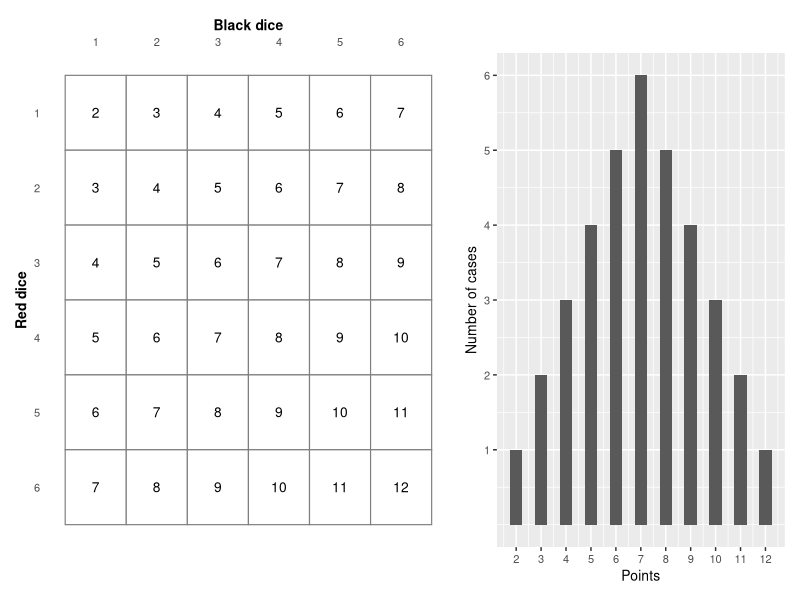
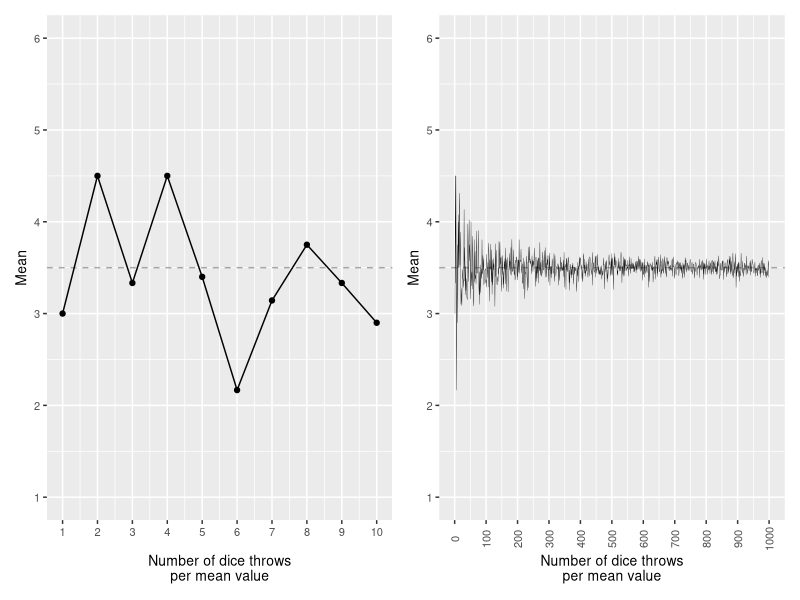
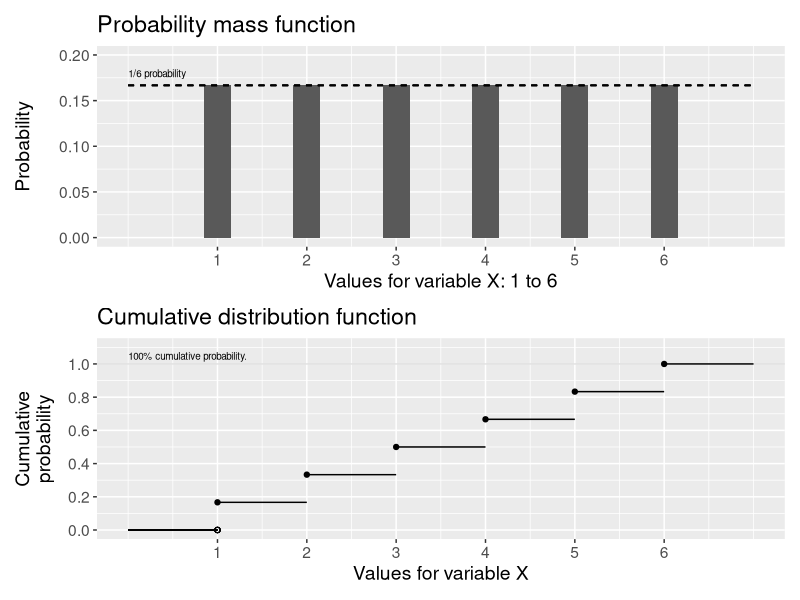
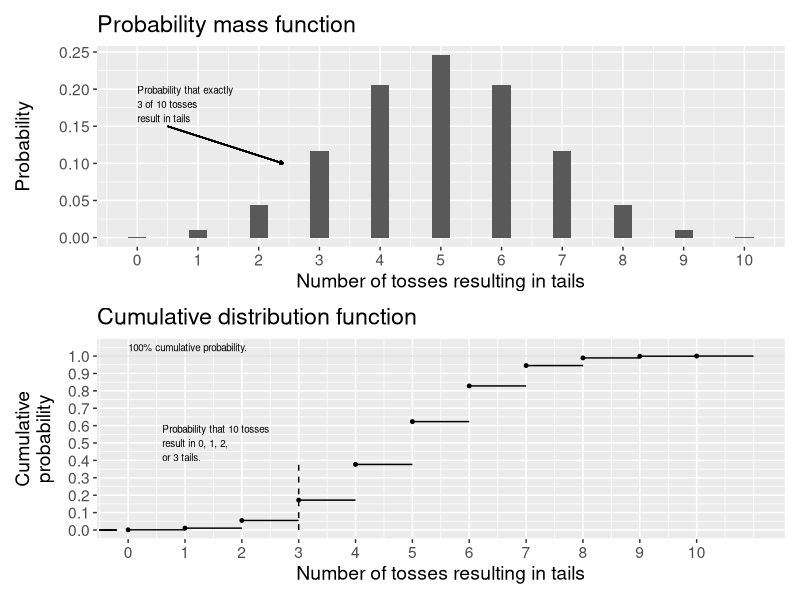
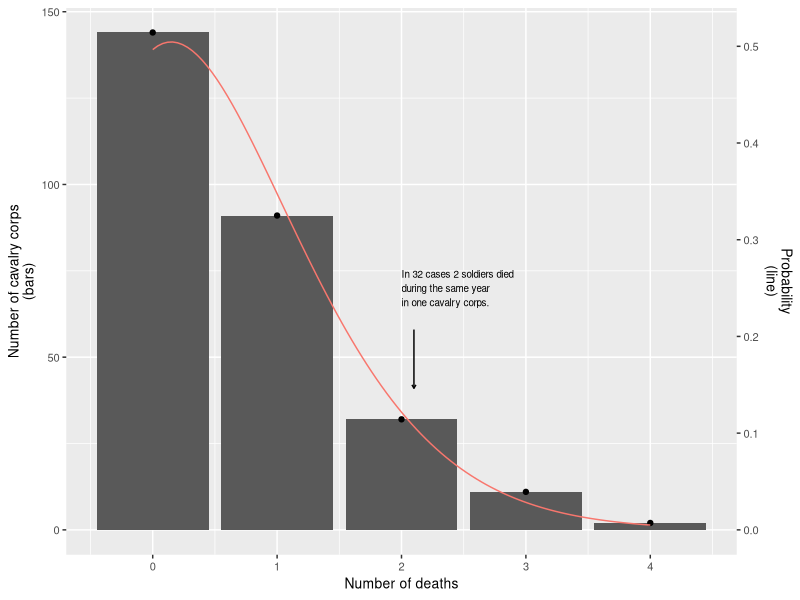

The R source for these figures, in order:
## ---- chunk 1
library(ggplot2)
library(patchwork)

# Left panel: 6x6 combinations table
dice_df <- expand.grid(Red=1:6, Black=1:6)
dice_df$Sum <- dice_df$Red + dice_df$Black

g_tbl <- ggplot(dice_df, aes(x=Black, y=Red, label=Sum)) +
  geom_tile(fill="white", colour="grey50", linewidth=0.4) +
  geom_text(size=3.5) +
  scale_x_continuous(breaks=1:6, position="top") +
  scale_y_reverse(breaks=1:6) +
  labs(x="Black dice", y="Red dice") +
  theme_minimal() +
  theme(panel.grid=element_blank(), axis.ticks=element_blank(),
        text=element_text(size=10),
        axis.title.x=element_text(face="bold"),
        axis.title.y=element_text(face="bold"))

# Right panel: bar chart (matches original g_2dices)
df_bar <- data.frame(x=2:12, y=c(1,2,3,4,5,6,5,4,3,2,1))
g_bar <- ggplot(df_bar, aes(x=x, y=y)) +
  geom_col(width=0.5) +
  scale_x_continuous(breaks=2:12) +
  scale_y_continuous(breaks=1:6) +
  labs(x="Points", y="Number of cases") +
  theme(text=element_text(size=10))

g_tbl + g_bar + plot_layout(widths=c(1.4, 1))
## ---- chunk 2
df_balls <- data.frame(
  Color    = c("Red", "Yellow", "Sum"),
  Filled   = c(40, 10, 50),
  Hollow   = c(40, 10, 50),
  Sum      = c(80, 20, 100)
)
knitr::kable(df_balls, caption="Three types of balls", booktabs=TRUE,
             col.names=c("", "Filled", "Hollow", "Sum"),
             align=c("l","c","c","c"))
## ---- chunk 3
library(ggplot2)
library(patchwork)
set.seed(123)

diceroll <- function(x) mean(sample(1:6, size=x, replace=TRUE))
rolls <- 1000
dice_df <- data.frame(r=1:rolls, sm=sapply(1:rolls, diceroll))

gh <- geom_hline(yintercept=3.5, linetype="dashed", alpha=0.33)
gl <- labs(x="Number of dice throws\nper mean value", y="Mean")

g_10dices <- ggplot(dice_df[1:10,], aes(x=r, y=sm)) +
  geom_line() + geom_point() + gh + gl +
  scale_x_continuous(breaks=1:10) +
  scale_y_continuous(breaks=1:6, limits=c(1,6)) +
  theme(text=element_text(size=10))

g_1000dices <- ggplot(dice_df, aes(x=r, y=sm)) +
  geom_line(linewidth=0.1) + gh + gl +
  scale_x_continuous(breaks=seq(0,1000,100)) +
  scale_y_continuous(breaks=1:6, limits=c(1,6)) +
  theme(text=element_text(size=10), axis.text.x=element_text(angle=90, vjust=0.5))

g_10dices + g_1000dices
## ---- chunk 4
library(ggplot2)
library(patchwork)

tb1 <- data.frame(x=1:6, pdf=1/6, cdf=cumsum(rep(1/6,6)), x1=2:7)

p_pmf <- ggplot(tb1, aes(x=x, y=pdf)) +
  geom_col(width=0.3) +
  geom_segment(x=0, xend=7, y=1/6, yend=1/6, linetype="dashed") +
  annotate("text", x=0, y=0.18, size=2.5, hjust=0, label="1/6 probability") +
  scale_x_continuous(breaks=1:6, limits=c(0,7)) +
  scale_y_continuous(breaks=seq(0,.2,.05), limits=c(0,.2)) +
  labs(x="Values for variable X: 1 to 6", y="Probability",
       title="Probability mass function") +
  theme(text=element_text(size=14))

p_cdf <- ggplot(tb1, aes(y=cdf, x=x)) +
  geom_point() +
  geom_segment(aes(x=x, xend=x1, yend=cdf)) +
  geom_segment(x=0, xend=1, y=0, yend=0) +
  geom_point(x=1, y=0, shape=1) +
  geom_hline(yintercept=1, linewidth=0.3, alpha=0.2) +
  annotate("text", x=0, y=1.05, size=2.5, hjust=0,
           label="100% cumulative probability.") +
  scale_x_continuous(breaks=1:6, limits=c(0,7)) +
  scale_y_continuous(breaks=seq(0,1,.2), limits=c(0,1.1)) +
  labs(x="Values for variable X", y="Cumulative\nprobability",
       title="Cumulative distribution function") +
  theme(text=element_text(size=14))

p_pmf / p_cdf
## ---- chunk 5
library(ggplot2)
library(patchwork)

n <- 10; p <- 0.5
tb_binom <- data.frame(x=0:n, pdf=dbinom(0:n,n,p), cdf=pbinom(0:n,n,p), x1=1:(n+1))

p_pmf <- ggplot(tb_binom, aes(x=x, y=pdf)) +
  geom_col(width=0.3) +
  annotate("text", x=0, y=0.18, size=2.5, hjust=0,
           label="Probability that exactly\n3 of 10 tosses\nresult in tails") +
  geom_segment(aes(x=0.5, xend=2.4, y=0.15, yend=0.1),
               arrow=arrow(length=unit(0.1,'cm'))) +
  scale_x_continuous(breaks=0:10) +
  labs(x="Number of tosses resulting in tails", y="Probability",
       title="Probability mass function") +
  theme(text=element_text(size=14))

p_cdf <- ggplot(tb_binom, aes(y=cdf, x=x)) +
  geom_point(size=1) +
  geom_segment(aes(x=x, xend=x1, yend=cdf), linewidth=0.5) +
  geom_segment(x=-0.5, xend=-0.2, y=0, yend=0, linewidth=0.5) +
  geom_hline(yintercept=1, linewidth=0.3, alpha=0.2) +
  annotate("text", x=0, y=1.05, hjust=0, size=2.5,
           label="100% cumulative probability.") +
  annotate("segment", x=3, xend=3, y=0, yend=0.4, linetype="dashed") +
  annotate("text", x=0.6, y=0.5, size=2.5, hjust=0,
           label="Probability that 10 tosses\nresult in 0, 1, 2,\nor 3 tails.") +
  scale_x_continuous(breaks=0:10) +
  scale_y_continuous(breaks=seq(0,1,.1)) +
  labs(x="Number of tosses resulting in tails", y="Cumulative\nprobability",
       title="Cumulative distribution function") +
  theme(text=element_text(size=14))

p_pmf / p_cdf
## ---- chunk 6
library(ggplot2)
df_bort <- data.frame(deaths=0:4, n=c(144,91,32,11,2))
lambda_val <- sum(df_bort$deaths * df_bort$n) / sum(df_bort$n)  # 0.7
N <- sum(df_bort$n)  # 280

ggplot(df_bort, aes(x=deaths, y=n)) +
  geom_col() +
  geom_point() +
  stat_function(fun=function(x) exp(-lambda_val) * (lambda_val^x / factorial(x)) * N,
                geom="line", color="#F8766D") +
  annotate("text", x=2, y=70, hjust=0, size=2.5,
           label="In 32 cases 2 soldiers died\nduring the same year\nin one cavalry corps.") +
  annotate("segment", x=2.1, xend=2.1, y=58, yend=41,
               arrow=arrow(length=unit(0.1,'cm'))) +
  scale_y_continuous(
    name="Number of cavalry corps\n(bars)",
    sec.axis=sec_axis(transform=~.*1/N, name="Probability\n(line)")
  ) +
  labs(x="Number of deaths") +
  theme(text=element_text(size=10))
## ---- chunk 7
if (knitr::is_latex_output()) {
  ex_items <- list(
    list(
      q = "An urn contains 3 red and 2 blue balls. One ball is drawn at random.\n\n(a) What is (P(text{red}))?\n\n(b) What is (P(text{blue}))?\n\n(c) What is (P(text{red or blue}))?",
      a = "(a) \\(P(\\text{red})=3/5=0.6\\), (b) \\(P(\\text{blue})=2/5=0.4\\), (c) \\(P(\\text{red or blue})=1\\).\n\n"
    ),
    list(
      q = "A random variable \\(X\\) takes values 1, 2, 3 with probabilities 0.3, 0.5, 0.2.\n\n(a) Verify that the probabilities sum to 1.\n\n(b) Calculate (E(X)=sum x_{i}P(X=x_{i})).\n\n(c) Calculate (text{var}(X)=E(X^{2})-[E(X)]^{2}).",
      a = "(a) \\(0.3+0.5+0.2=1\\) ✓, (b) \\(E(X)=1(0.3)+2(0.5)+3(0.2)=1.9\\), (c) \\(E(X^2)=1(0.3)+4(0.5)+9(0.2)=4.1\\), \\(\\text{var}(X)=4.1-1.9^2=0.49\\).\n\n"
    ),
    list(
      q = "Events \\(A\\) and \\(B\\) have \\(P(A)=0.4\\), \\(P(B)=0.3\\), \\(P(A\\cap B)=0.1\\).\n\n(a) Calculate (P(Acup B)).\n\n(b) Are (A) and (B) independent?\n\n(c) Calculate (P(Amid B)).",
      a = "(a) \\(P(A\\cup B)=0.4+0.3-0.1=0.6\\), (b) no: \\(P(A)P(B)=0.12\\neq P(A\\cap B)=0.1\\), (c) \\(P(A\\mid B)=P(A\\cap B)/P(B)=0.1/0.3=1/3\\).\n\n"
    ),
    list(
      q = "A random variable \\(X\\) has \\(E(X)=5\\) and \\(\\text{var}(X)=4\\).\n\n(a) What is (E(2X+3))?\n\n(b) What is (text{var}(2X+3))?\n\n(c) What is the standard deviation (s(2X+3))?",
      a = "(a) \\(E(2X+3)=2\\cdot5+3=13\\), (b) \\(\\text{var}(2X+3)=4\\cdot\\text{var}(X)=16\\), (c) \\(s(2X+3)=\\sqrt{16}=4\\).\n\n"
    ),
    list(
      q = "\\(E(Y\\mid X=1)=8\\) and \\(E(Y\\mid X=0)=3\\), with \\(P(X=1)=0.4\\).\n\n(a) Calculate (E(Y)=E(Ymid X=1)P(X=1)+E(Ymid X=0)P(X=0)).\n\n(b) If (X) represents university education (1=yes, 0=no) and (Y) is income, interpret (E(Ymid X=1)=8).\n\n(c) Does this conditional expectation prove that education causes higher income?",
      a = "(a) \\(E(Y)=8(0.4)+3(0.6)=3.2+1.8=5.0\\), (b) average income among those with university education is 8 units, (c) no — selection bias may explain the difference; education may be correlated with unobserved factors such as family background.\n\n"
    ),
    list(
      q = "A fair die has six equally likely outcomes.\n\n(a) What is (E(X)) for a single roll?\n\n(b) What does the law of large numbers say about the sample mean (bar{X}_{n}) as (nrightarrowinfty)?\n\n(c) Why is this useful for statistical inference?",
      a = "(a) \\(E(X)=3.5\\), (b) \\(\\bar{X}_{n}\\rightarrow\\mu=3.5\\) as \\(n\\rightarrow\\infty\\), (c) large samples give reliable estimates of population parameters — the sample mean converges to the true mean.\n\n"
    ),
    list(
      q = "\\(X\\) is uniformly distributed on \\(\\{1,2,3,4\\}\\) (discrete uniform).\n\n(a) What is the probability mass function (f(x))?\n\n(b) What is (E(X))?\n\n(c) What is (P(2leq Xleq3))?",
      a = "(a) \\(f(x)=1/4\\) for \\(x\\in\\{1,2,3,4\\}\\), (b) \\(E(X)=(1+2+3+4)/4=2.5\\), (c) \\(P(2\\leq X\\leq3)=2/4=0.5\\).\n\n"
    ),
    list(
      q = "A biased coin has \\(P(\\text{heads})=0.3\\). It is flipped \\(n=5\\) times. Let \\(X\\) = number of heads.\n\n(a) Calculate (P(X=0)=(1-p)^{n}).\n\n(b) Calculate (E(X)=np).\n\n(c) Calculate (text{var}(X)=np(1-p)).",
      a = "(a) \\(P(X=0)=0.7^{5}\\approx0.168\\), (b) \\(E(X)=5\\cdot0.3=1.5\\), (c) \\(\\text{var}(X)=5\\cdot0.3\\cdot0.7=1.05\\).\n\n"
    ),
    list(
      q = "For a binomial distribution with \\(n=10\\) and \\(p=0.5\\):\n\n(a) Calculate (E(X)).\n\n(b) Calculate (text{var}(X)).\n\n(c) Calculate (P(X=0)).",
      a = "(a) \\(E(X)=np=5\\), (b) \\(\\text{var}(X)=np(1-p)=2.5\\), (c) \\(P(X=0)=\\binom{10}{0}0.5^0\\cdot0.5^{10}=(0.5)^{10}\\approx0.001\\).\n\n"
    ),
    list(
      q = "Events occur at a rate of \\(\\lambda=3\\) per hour. \\(X\\) follows a Poisson distribution.\n\n(a) What is (E(X))?\n\n(b) What is (text{var}(X))?\n\n(c) Calculate (P(X=0)=e^{-lambda}).",
      a = "(a) \\(E(X)=3\\), (b) \\(\\text{var}(X)=3\\), (c) \\(P(X=0)=e^{-3}\\approx0.050\\).\n\n"
    ),
    list(
      q = "For a Poisson distribution with \\(\\lambda=2\\):\n\n(a) Calculate (P(X=0)=e^{-2}).\n\n(b) Calculate (P(X=1)=e^{-2}cdotfrac{2^{1}}{1!}).\n\n(c) What is (E(X))?",
      a = "(a) \\(P(X=0)=e^{-2}\\approx0.135\\), (b) \\(P(X=1)=2e^{-2}\\approx0.271\\), (c) \\(E(X)=\\lambda=2\\).\n\n"
    ),
    list(
      q = "Two random variables \\(X\\) and \\(Y\\) are independent with \\(E(X)=3\\), \\(E(Y)=4\\), \\(\\text{var}(X)=2\\), \\(\\text{var}(Y)=5\\).\n\n(a) Calculate (E(X+Y)).\n\n(b) Calculate (text{var}(X+Y)).\n\n(c) What would (text{var}(X+Y)) be if (X) and (Y) were not independent?",
      a = "(a) \\(E(X+Y)=3+4=7\\), (b) \\(\\text{var}(X+Y)=2+5=7\\) (since independent), (c) \\(\\text{var}(X+Y)=\\text{var}(X)+\\text{var}(Y)+2\\,\\text{cov}(X,Y)\\); if not independent the covariance term must be added.\n\n"
    )
  )
  for (i in seq_along(ex_items)) {
    cat("**", i, ".** ", ex_items[[i]]$q, "\n\n", sep="")
    if (nzchar(trimws(ex_items[[i]]$a)))
      cat("*Answer:* ", ex_items[[i]]$a, "\n\n", sep="")
  }
}
